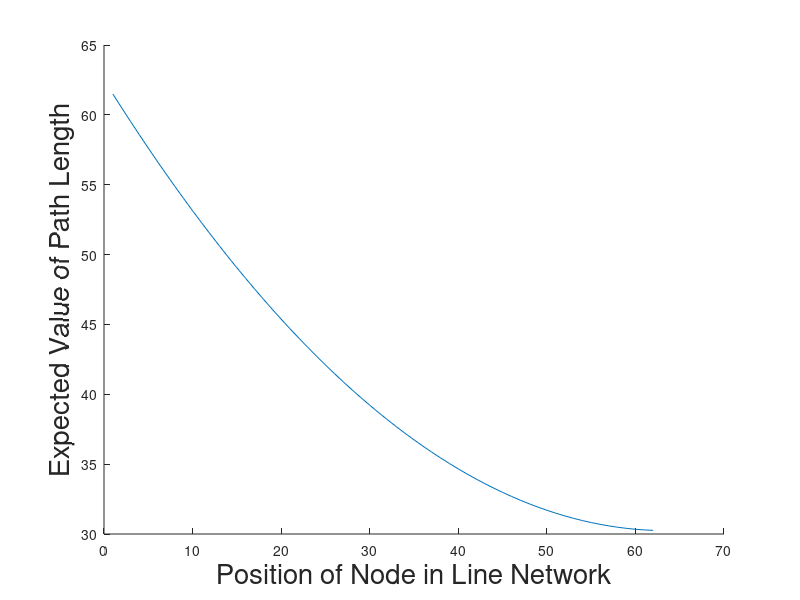

Reproduce this figure in MATLAB.
clear;
font_size = 20;

num_nodes=125;
N=num_nodes;
x = 1:num_nodes;
i_set = 1:62;
exp_PL = zeros(1,length(i_set));
exp_PL_closed_form = zeros(1,length(i_set));

hold on;
for i=i_set
    pdf_PL = zeros(1, num_nodes);

    if( i > 1 )
        pdf_PL(1:i) = 2/N;
    end
    pdf_PL(i:num_nodes-i) = 1/N;

%     exp_PL(i_set==i) = sum(x.*pdf_PL);
    
	exp_PL_closed_form(i_set==i) = N/2 - i + i^2/N - 2*i/N;

end

% plot(i_set, exp_PL);
plot(i_set, exp_PL_closed_form);
% axis([0,140,0,0.018]);
%title('PDF of TF for Selected Nodes in Line Network', 'FontSize',font_size);
xlabel('Position of Node in Line Network', 'FontSize',font_size);
ylabel('Expected Value of Path Length', 'FontSize',font_size);

% t = cellstr(num2str(i_set', 'Node %i'));
% h_legend = legend(t{:});
% legend('Calculated', 'Derived');
% set(h_legend,'FontSize',14);

saveas(gcf, sprintf('./PL_figures/EV_PL_line_net_%i.pdf',num_nodes));